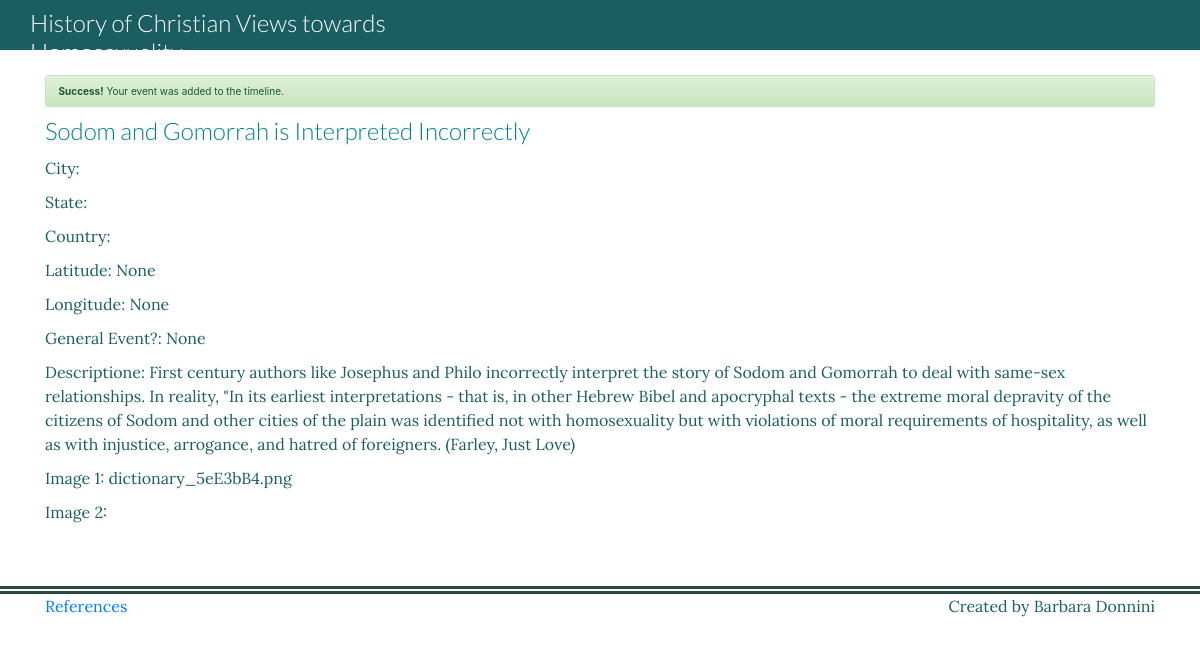
Page /maintimeline/10 on the committed database.
### maintimeline/models.py (models this page shows, shortened)
class Event(models.Model):
    created_by = models.ForeignKey(User, related_name='events', on_delete=models.CASCADE,)
    category = models.TextField(
        null=True,
        blank=True,
    )
    headline = models.TextField()
    city = models.TextField(
        null=True,
        blank=True,
    )
    state = models.TextField(
        null=True,
        blank=True,
    )
    country = models.TextField(
        null=True,
        blank=True,
    )
    latitude = models.DecimalField(
        null=True,
        blank=True,
        max_digits=9,
        decimal_places=6
    )
    longitude = models.DecimalField(
        null=True,
        blank=True,
        max_digits=9,
        decimal_places=6
    )
    is_general = models.NullBooleanField()
    approx_year = models.NullBooleanField()
    date = models.DateField(
        null=True,
        blank=True,
        )
    year = models.IntegerField(
        null=True,
        blank=True,
        )
    description = models.TextField(
        null=True,
        blank=True,
    )
    image1 = models.ImageField(
        null=True,
        blank=True,
    )
    image2 = models.ImageField(
        null=True,
        blank=True,
    )

### maintimeline/views.py (the view)
# urls.py: path('maintimeline/<int:pk>', EventDetailView.as_view(), name='event-detail'),
class EventDetailView(DetailView):
    model = Event

### maintimeline/templates/maintimeline/event_detail.html (shortened to what this page needs)
{% extends 'maintimeline/base.html' %}
{% load static %}
{% block content %}
<div class="container">
	<div style="height:25px"></div>
	<div class="alert alert-success">
  <strong>Success!</strong> Your event was added to the timeline.
</div>
	<h1>{{ object.headline }}</h1>
<p>City: {{ object.city }}</p>
<p>State: {{ object.state|date }}</p>
<p>Country: {{ object.country }}</p>
<p>Latitude: {{ object.latitude }}</p>
<p>Longitude: {{ object.longitude }}</p>
<p>General Event?: {{ object.is_general }}</p>
<p>Descriptione: {{ object.description }}</p>
<p>Image 1: {{ object.image1 }}</p>
<p>Image 2: {{ object.image2 }}</p>
</div>
{% endblock %}

### rows in the picture
Event: headline "Sodom and Gomorrah is Interpreted Incorrectly", latitude "None", longitude "None", is_general "None", description "First century authors like Josephus and Philo incorrectly interpret the story of Sodom and Gomorrah to deal with same-sex relationships. In reality, \"In its earliest interpretations - that is, in other Hebrew Bibel and apocryphal texts - the extreme moral depravity of the citizens of Sodom and other cities of the plain was identified not with homosexuality but with violations of moral requirements of hospitality, as well as with injustice, arrogance, and hatred of foreigners. (Farley, Just Love)", image1 "dictionary_5eE3bB4.png"
